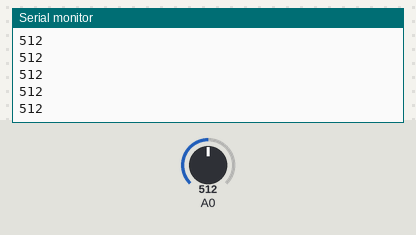
A sketch run on a simulated Arduino Uno, built with avr-gcc and run on an emulated ATmega328P. Shown: the last lines printed to the serial monitor. The inputs (shaded band) are chosen by the test bench; at power-on: A0 = 512.

Above: at 1.2 s.
1.3 s: A0 set to 716
At 1.9 s:
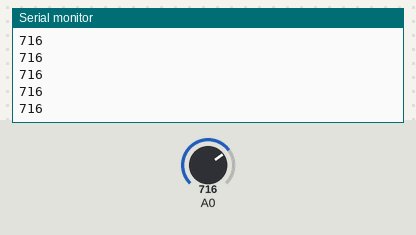
2.8 s: A0 set to 900
At 3.6 s:
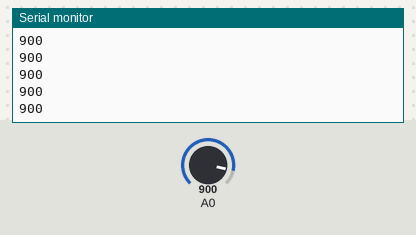
Timing chart, 0 to 5.8 s (numbered marks = the images above; inputs shaded):
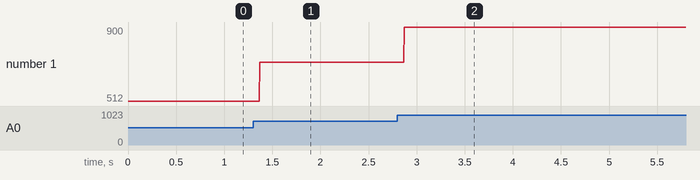

The sketch:

arduivis-singlePot.ino
```cpp
void setup() {
  // Create/open serial port
  Serial.begin(9600);
}

void loop() {
  int pot1 = analogRead(A0);
  Serial.println(pot1);
}
```

Measured:
- after the input at 1.3 s, the serial monitor: prints a new line after 0.07 s (image 1)
- after the input at 2.8 s, the serial monitor: prints a new line after 0.07 s (image 2)
- plotted number 1: 512 → 716 after the input at 1.3 s, 716 → 900 after the input at 2.8 s
